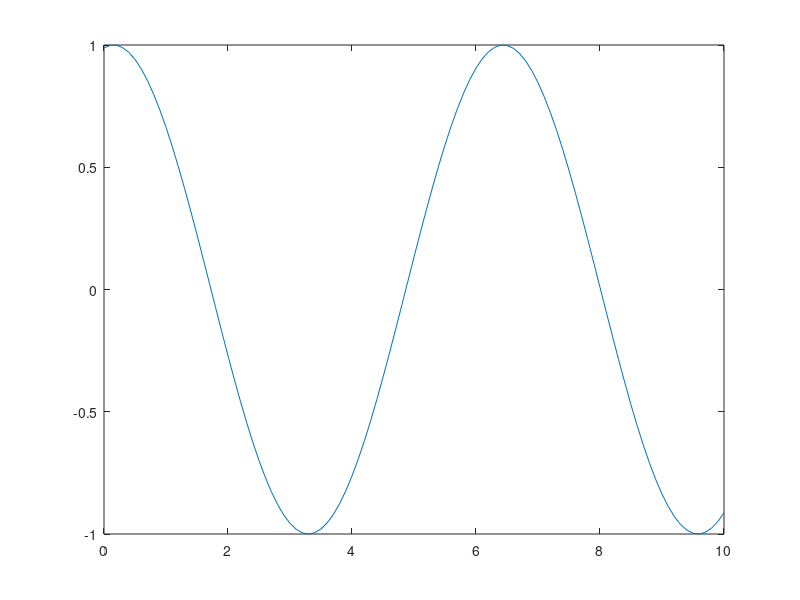

MATLAB code to generate this figure:
function sinewave

clear all; close all;

x=linspace(0,10,101);
ylim([-1,1]);


for t=linspace(0,10,301)
  plot(x,sin(x-3*t));
  drawnow;
end

end